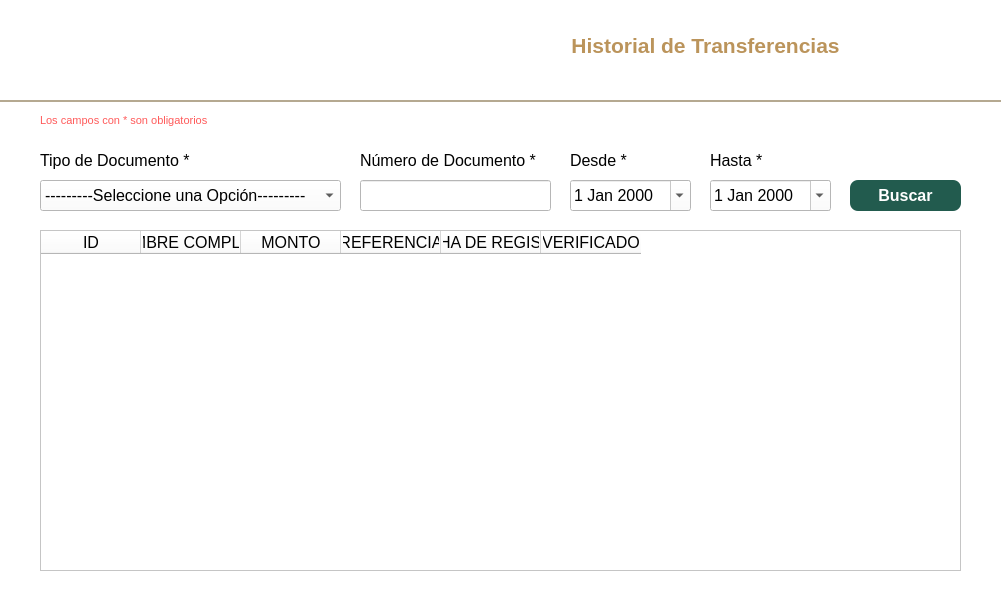
<?xml version="1.0" encoding="UTF-8"?>
<ui version="4.0">
 <class>historial</class>
 <widget class="QDialog" name="historial">
  <property name="windowModality">
   <enum>Qt::ApplicationModal</enum>
  </property>
  <property name="geometry">
   <rect>
    <x>0</x>
    <y>0</y>
    <width>1001</width>
    <height>612</height>
   </rect>
  </property>
  <property name="font">
   <font>
    <weight>75</weight>
    <bold>true</bold>
   </font>
  </property>
  <property name="windowTitle">
   <string>Historial de Transacciones</string>
  </property>
  <property name="styleSheet">
   <string notr="true">background-color: rgb(255, 255, 255);</string>
  </property>
  <property name="modal">
   <bool>true</bool>
  </property>
  <widget class="QLabel" name="label_5">
   <property name="geometry">
    <rect>
     <x>10</x>
     <y>10</y>
     <width>371</width>
     <height>81</height>
    </rect>
   </property>
   <property name="text">
    <string/>
   </property>
   <property name="pixmap">
    <pixmap>../banco.png</pixmap>
   </property>
   <property name="scaledContents">
    <bool>true</bool>
   </property>
  </widget>
  <widget class="QLabel" name="label">
   <property name="geometry">
    <rect>
     <x>530</x>
     <y>30</y>
     <width>351</width>
     <height>31</height>
    </rect>
   </property>
   <property name="font">
    <font>
     <pointsize>16</pointsize>
     <weight>75</weight>
     <bold>true</bold>
    </font>
   </property>
   <property name="styleSheet">
    <string notr="true">
color: rgb(187, 148, 91);</string>
   </property>
   <property name="text">
    <string>Historial de Transferencias</string>
   </property>
   <property name="alignment">
    <set>Qt::AlignCenter</set>
   </property>
   <property name="margin">
    <number>1</number>
   </property>
  </widget>
  <widget class="QLabel" name="label_2">
   <property name="geometry">
    <rect>
     <x>40</x>
     <y>150</y>
     <width>161</width>
     <height>21</height>
    </rect>
   </property>
   <property name="font">
    <font>
     <pointsize>12</pointsize>
     <weight>50</weight>
     <bold>false</bold>
    </font>
   </property>
   <property name="text">
    <string>Tipo de Documento *</string>
   </property>
  </widget>
  <widget class="QComboBox" name="cbDocumento">
   <property name="geometry">
    <rect>
     <x>40</x>
     <y>180</y>
     <width>301</width>
     <height>31</height>
    </rect>
   </property>
   <property name="font">
    <font>
     <pointsize>12</pointsize>
     <weight>50</weight>
     <bold>false</bold>
    </font>
   </property>
   <item>
    <property name="text">
     <string>---------Seleccione una Opción---------</string>
    </property>
   </item>
   <item>
    <property name="text">
     <string>DNI - Documento Nacional de Identidad</string>
    </property>
   </item>
   <item>
    <property name="text">
     <string>PSS - Pasaporte</string>
    </property>
   </item>
   <item>
    <property name="text">
     <string>VISA</string>
    </property>
   </item>
  </widget>
  <widget class="QLabel" name="label_3">
   <property name="geometry">
    <rect>
     <x>360</x>
     <y>150</y>
     <width>191</width>
     <height>21</height>
    </rect>
   </property>
   <property name="font">
    <font>
     <pointsize>12</pointsize>
     <weight>50</weight>
     <bold>false</bold>
    </font>
   </property>
   <property name="text">
    <string>Número de Documento *</string>
   </property>
  </widget>
  <widget class="QLineEdit" name="txtDoc">
   <property name="geometry">
    <rect>
     <x>360</x>
     <y>180</y>
     <width>191</width>
     <height>31</height>
    </rect>
   </property>
   <property name="font">
    <font>
     <pointsize>12</pointsize>
     <weight>50</weight>
     <bold>false</bold>
    </font>
   </property>
  </widget>
  <widget class="QPushButton" name="btnBuscar">
   <property name="geometry">
    <rect>
     <x>850</x>
     <y>180</y>
     <width>111</width>
     <height>31</height>
    </rect>
   </property>
   <property name="font">
    <font>
     <pointsize>12</pointsize>
     <weight>75</weight>
     <bold>true</bold>
    </font>
   </property>
   <property name="cursor">
    <cursorShape>PointingHandCursor</cursorShape>
   </property>
   <property name="styleSheet">
    <string notr="true">background-color: rgb(34, 91, 78);
color: rgb(255, 255, 255);
border-radius:8px;</string>
   </property>
   <property name="text">
    <string>Buscar</string>
   </property>
  </widget>
  <widget class="QDateEdit" name="txtDesde">
   <property name="geometry">
    <rect>
     <x>570</x>
     <y>180</y>
     <width>121</width>
     <height>31</height>
    </rect>
   </property>
   <property name="font">
    <font>
     <pointsize>12</pointsize>
     <weight>50</weight>
     <bold>false</bold>
    </font>
   </property>
   <property name="calendarPopup">
    <bool>true</bool>
   </property>
  </widget>
  <widget class="QLabel" name="label_12">
   <property name="geometry">
    <rect>
     <x>570</x>
     <y>150</y>
     <width>121</width>
     <height>21</height>
    </rect>
   </property>
   <property name="font">
    <font>
     <pointsize>12</pointsize>
     <weight>50</weight>
     <bold>false</bold>
    </font>
   </property>
   <property name="text">
    <string>Desde *</string>
   </property>
  </widget>
  <widget class="QLabel" name="label_14">
   <property name="geometry">
    <rect>
     <x>40</x>
     <y>110</y>
     <width>171</width>
     <height>21</height>
    </rect>
   </property>
   <property name="font">
    <font>
     <pointsize>8</pointsize>
     <weight>50</weight>
     <bold>false</bold>
    </font>
   </property>
   <property name="styleSheet">
    <string notr="true">color: rgb(255, 90, 90);</string>
   </property>
   <property name="text">
    <string>Los campos con * son obligatorios</string>
   </property>
  </widget>
  <widget class="QFrame" name="frame">
   <property name="geometry">
    <rect>
     <x>0</x>
     <y>100</y>
     <width>1031</width>
     <height>2</height>
    </rect>
   </property>
   <property name="maximumSize">
    <size>
     <width>16777215</width>
     <height>2</height>
    </size>
   </property>
   <property name="styleSheet">
    <string notr="true">background-color: rgb(234, 219, 188);</string>
   </property>
   <property name="frameShape">
    <enum>QFrame::StyledPanel</enum>
   </property>
   <property name="frameShadow">
    <enum>QFrame::Raised</enum>
   </property>
  </widget>
  <widget class="QLabel" name="label_13">
   <property name="geometry">
    <rect>
     <x>710</x>
     <y>150</y>
     <width>121</width>
     <height>21</height>
    </rect>
   </property>
   <property name="font">
    <font>
     <pointsize>12</pointsize>
     <weight>50</weight>
     <bold>false</bold>
    </font>
   </property>
   <property name="text">
    <string>Hasta *</string>
   </property>
  </widget>
  <widget class="QDateEdit" name="txtHasta">
   <property name="geometry">
    <rect>
     <x>710</x>
     <y>180</y>
     <width>121</width>
     <height>31</height>
    </rect>
   </property>
   <property name="font">
    <font>
     <pointsize>12</pointsize>
     <weight>50</weight>
     <bold>false</bold>
    </font>
   </property>
   <property name="calendarPopup">
    <bool>true</bool>
   </property>
  </widget>
  <widget class="QTableWidget" name="tablaHistorial">
   <property name="geometry">
    <rect>
     <x>40</x>
     <y>230</y>
     <width>921</width>
     <height>341</height>
    </rect>
   </property>
   <column>
    <property name="text">
     <string>ID</string>
    </property>
    <property name="font">
     <font>
      <pointsize>12</pointsize>
     </font>
    </property>
   </column>
   <column>
    <property name="text">
     <string>NOMBRE COMPLETO</string>
    </property>
    <property name="font">
     <font>
      <pointsize>12</pointsize>
     </font>
    </property>
   </column>
   <column>
    <property name="text">
     <string>MONTO</string>
    </property>
    <property name="font">
     <font>
      <pointsize>12</pointsize>
     </font>
    </property>
   </column>
   <column>
    <property name="text">
     <string>REFERENCIA</string>
    </property>
    <property name="font">
     <font>
      <pointsize>12</pointsize>
     </font>
    </property>
   </column>
   <column>
    <property name="text">
     <string>FECHA DE REGISTRO</string>
    </property>
    <property name="font">
     <font>
      <pointsize>12</pointsize>
     </font>
    </property>
   </column>
   <column>
    <property name="text">
     <string>VERIFICADO</string>
    </property>
    <property name="font">
     <font>
      <pointsize>12</pointsize>
     </font>
    </property>
   </column>
  </widget>
 </widget>
 <resources/>
 <connections/>
</ui>
